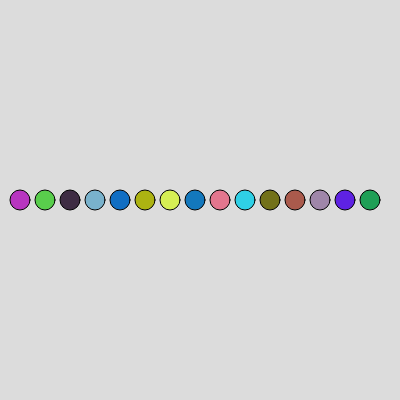
Frame 1 (no input)
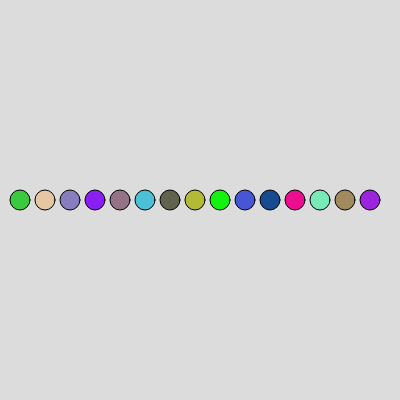
Frame 60 (no input)
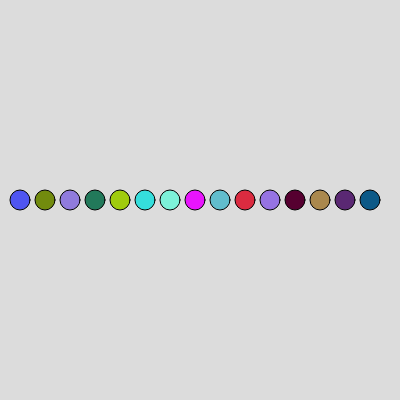
Frame 120 (the mouse pressed at the canvas centre since frame 60)

The p5.js sketch that drew these frames (run headless with seeded random() and noise() and a simulated clock; from frame 60 on, the mouse is pressed at the canvas centre):

// p5.js sketch
// ── sketch.js
//makes 15 circles in a row with randomizing colors

let y;
let radius = 10;

let r;
let g;
let b;

function setup() {
  createCanvas(400, 400);
  y = height/2;
}

function draw() {
  background(220);
  drawCircles();
}

function drawCircles(){
  for (let x=0; x<15;x++) {
    randomizeColors();
    fill(color(r,g,b));
    circle(x*25+20,y,radius*2);
  }
}

function randomizeColors(){
  r = random(256);
  g = random(256);
  b = random(256);
}
